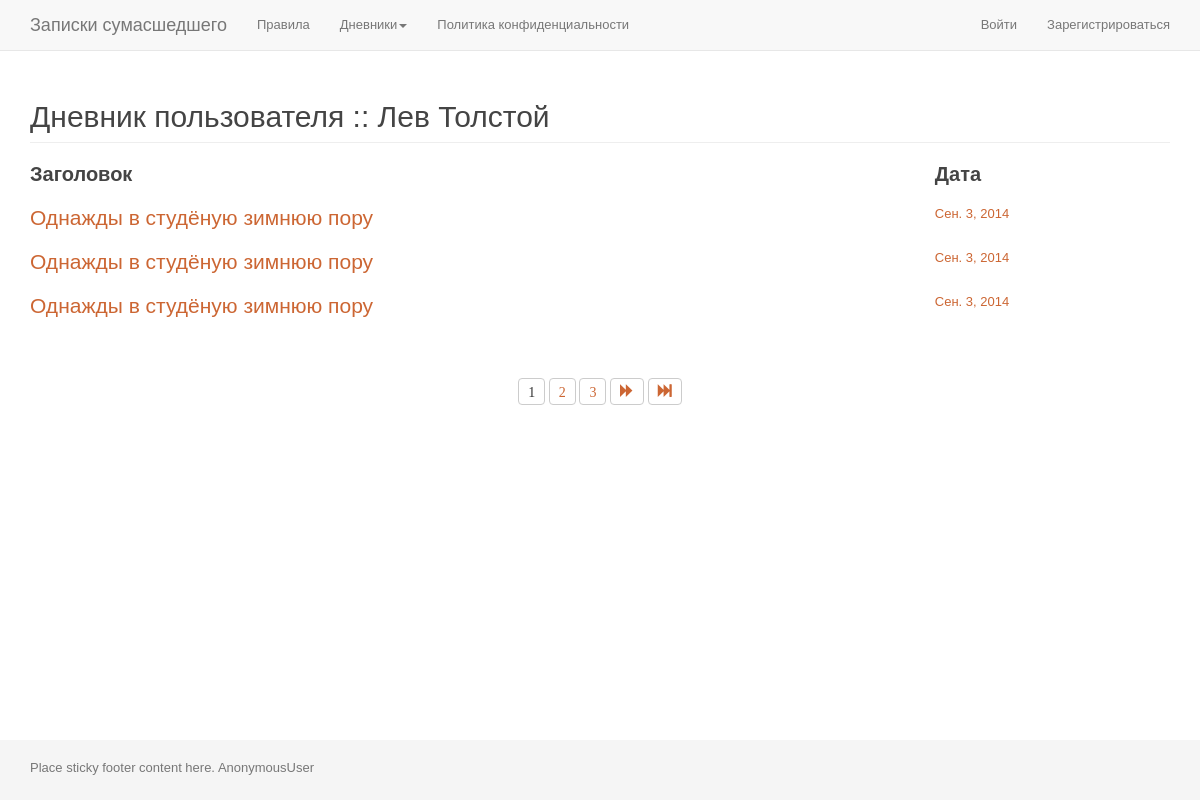
Screenshot of /diary/3/ with the database file from the repository.
### app_accounts/models.py (models this page shows, shortened)
class UserProfile(User):
	gender = models.ForeignKey(
		Gender,
		verbose_name='Пол',
		blank=True,
		null=True,
	)
	nickname = models.CharField(
		'Отображаемое имя',
		max_length=50,
		blank=False,
	)
	phone = models.CharField(
		max_length=50,
		blank=False,
	)
	skype = models.CharField(
		max_length=50,
		blank=False,
	)
	other = models.TextField(
		max_length=500,
		blank=False,
	)
	avatar = models.ImageField(
		upload_to='userprofile/avatar/',
		blank=True,
		null=True,
	)
	objects = UserManager()
	@classmethod
	def get_entry(self, user_id):
		result = UserProfile.objects.get(user_ptr_id=user_id)
		return result

### app_zapsum/models.py (models this page shows, shortened)
class Diary(models.Model):
	user_id = models.IntegerField(
		'',
		blank=True,
		null=True,
	)
	title = models.CharField(
		'Заголовок записи',
		max_length=100,
		blank=False,
	)
	date = models.DateField(
		'Дата записи',
		blank=True,
		null=True,
	)
	text = models.TextField(
		'Содержание записи',
		max_length=5000,
		blank=False,
	)
	last_edit_date = models.DateField(
		'Дата последнего редактирования',
		default=datetime.now(),
	)
	is_active = models.BooleanField(default=True)
	is_delete = models.BooleanField(default=False)
	@classmethod
	def get_all_user_entries(self, user_id):
		return self.objects.filter(user_id=user_id, is_active=True, is_delete=False).order_by('-date')

### app_zapsum/views.py (the view)
# urls.py: url(r'^diary/(?P<id_author>[0-9]*)/$', 'views.diary', name='diary'),
def diary(request, id_author=None):
	if id_author:
		obj_author = UserProfile.get_entry(user_id=id_author)
		obj_diary = Diary.get_all_user_entries(user_id=id_author)
		paginator = Paginator(obj_diary, 3)
		list_pages = paginator.page_range
		page = request.GET.get('page')
		try:
			obj_diary_paginated = paginator.page(page)
		except PageNotAnInteger:
			obj_diary_paginated = paginator.page(1)
		except EmptyPage:
			obj_diary_paginated = paginator.page(paginator.num_pages)
		last_page = list_pages[-1]
		first_page = list_pages[0]
		t = loader.get_template('page_diary.html')
		c = RequestContext(request, {
			'obj_author': obj_author,
			'obj_diary': obj_diary,
			'list_pages': list_pages,
			'obj_diary_paginated': obj_diary_paginated,
			'last_page': last_page,
			'first_page': first_page,
		}, [custom_proc])
		return HttpResponse(t.render(c))

### app_accounts/templatetags/tags_app_accounts.py (called while the page is built)
@register.inclusion_tag("part_auth_area.html")
def part_auth_area(is_authenticated):
	return {
		'is_authenticated': is_authenticated,
	}

### app_zapsum/views.py (called while the page is built)
def custom_proc(request):
	return{
		'request': request,
	}

### app_zapsum/templates/page_diary.html (shortened to what this page needs)
{% extends "page_base.html" %}
{% block content %}
	<section class="section diary_public">
		<div class="page-header">
			<h2>Дневник пользователя :: {{ obj_author.nickname }}</h2>
		</div>
		<table class="list_table">
			<thead>
				<tr>
					<td>Заголовок</td>
					<td>Дата</td>
				</tr>
			</thead>
			<tbody>
				{% for entry in obj_diary_paginated %}
					<tr class="article">
						<td class="cell_title">
							<a class="article_link" href="/record/{{ entry.id }}/">
								{% if entry.title %}
									<span class="">{{ entry.title }}</span>
								{% endif %}
							</a>
						</td>
						<td class="cell_date">
							<a class="article_link" href="/record/{{ entry.id }}/">
								{% if entry.date %}
									{{ entry.date }}
								{% endif %}
							</a>
						</td>
					</tr>
				{% endfor %}
			</tbody>
		</table>
		{% if last_page > 1 %}
			<div class="pager_outer">
				<div class="pager">
					<span>
						{% for page in list_pages  %}
							<div class="btn-group">
								{% if obj_diary_paginated.number == page %}
									<button type="button" class="btn btn-default">
										<span class="a glyphicon">{{ page }}</span>
									</button>
								{% else %}
									<button type="button" class="btn btn-default">
										<a class="a num glyphicon" href="?page={{ page }}">{{ page }}</a>
									</button>
								{% endif %}
							</div>
						{% endfor %}
					</span>
					{% if obj_diary_paginated.has_next %}
						<button type="button" class="btn btn-default">
							<a class="a right glyphicon glyphicon-forward" href="?page={{ obj_diary_paginated.next_page_number }}"></a>
						</button>
						<button type="button" class="btn btn-default">
							<a class="a right2 glyphicon glyphicon-fast-forward" href="?page={{ last_page }}"></a>
						</button>
					{% endif %}
				</div>
			</div>
		{% endif %}
	</section>
{% endblock %}

### zapsum/static/zapsum/css/styles.css (style rules this page uses)
html, body, div, h1, h2, h3, h4, h5, h6, a, a img, p, ul, ol, li, span, fieldset , form, dl, dd, dt, table, tr, td, img { border: none; margin: 0; outline: none; padding: 0; }
body { font: normal 13px arial, sans-serif; color: #444; }
a { color: #cc6633; }
.diary_public td { vertical-align: top; }
.diary_public .article_link { margin-bottom: 20px; display: block; }
.diary_public .cell_title a { font-size: 21px; }
.diary_public .cell_date a { font-size: 13px; }
.pager .btn { padding: 0; }
.pager .a { padding: 3px 9px 8px; }
.list_table { width: 100%; margin-bottom: 40px; }
.list_table thead { font: bold 20px arial, sans-serif; }
.list_table thead td { padding-bottom: 20px; }
.list_table .cell_date { padding: 0 20px 0 0; }
.list_table .cell_title { padding: 0 20px 0 0; }

### rows the page displays
UserProfile: nickname "Лев Толстой"
Diary: title "Однажды в студёную зимнюю пору", date "Сен. 3, 2014"
Diary: title "Однажды в студёную зимнюю пору", date "Сен. 3, 2014"
Diary: title "Однажды в студёную зимнюю пору", date "Сен. 3, 2014"

### other values shown
{{ page }} "1"
{{ page }} "2" "3"
{{ user }} "AnonymousUser"
